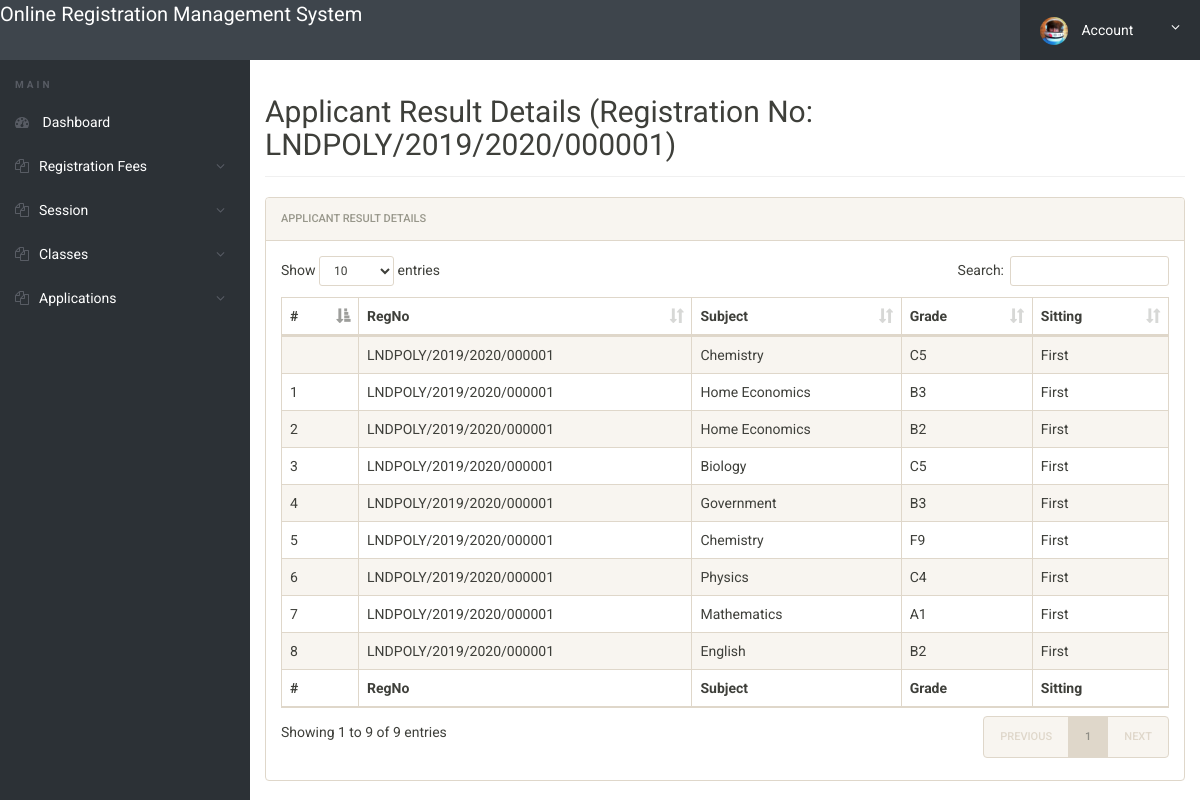
The page /admin/result-details.php?regNo=LNDPOLY/2019/2020/000001&sitting=First (signed in) on the database its author committed.
### tables this page shows
CREATE TABLE `tblresultdetails` (
  `Id` int(10) NOT NULL,
  `regNo` varchar(255) NOT NULL,
  `subject` varchar(255) NOT NULL,
  `grade` varchar(255) NOT NULL,
  `sitting` varchar(10) NOT NULL
);

### admin/result-details.php (the view, shortened to what this page needs)
<?php
include('includes/config.php');
if(strlen($_SESSION['alogin'])==0)
	{
header('location:index.php');
}
else{
if(isset($_GET['regNo']) && isset($_GET['sitting']))
{
    $regNo=$_GET['regNo'];
    $sitting=$_GET['sitting'];
}
 ?>
<!doctype html>
<html lang="en" class="no-js">
<head>
	<link rel="stylesheet" href="css/font-awesome.min.css">
	<link rel="stylesheet" href="css/bootstrap.min.css">
	<link rel="stylesheet" href="css/dataTables.bootstrap.min.css">
	<link rel="stylesheet" href="css/bootstrap-social.css">
	<link rel="stylesheet" href="css/bootstrap-select.css">
	<link rel="stylesheet" href="css/fileinput.min.css">
	<link rel="stylesheet" href="css/awesome-bootstrap-checkbox.css">
	<link rel="stylesheet" href="css/style.css">
</head>
<body>
	<?php include('includes/header.php');?>
	<div class="ts-main-content">
		<?php include('includes/leftbar.php');?>
		<div class="content-wrapper">
			<div class="container-fluid">
				<div class="row">
					<div class="col-md-12">
						<h2 class="page-title">Applicant Result Details (Registration No: <?php echo $regNo;?>)</h2>
						<div class="panel panel-default">
							<div class="panel-heading">Applicant Result Details</div>
							<div class="panel-body">
								<table id="zctb" class="display table table-striped table-bordered table-hover" cellspacing="0" width="100%">
									<thead>
										<tr>
                                            <th>#</th>
                                            <th>RegNo</th>
                                            <th>Subject</th>
											<th>Grade</th>
											<th>Sitting</th>
										</tr>
									</thead>
									<tfoot>
										<tr>
                                   <th>#</th>
                                            <th>RegNo</th>
                                            <th>Subject</th>
											<th>Grade</th>
											<th>Sitting</th>
										</tr>
									</tfoot>
									<tbody>
                                    <?php
$ret=mysqli_query($con,"SELECT * from tblresultdetails where regNo = '$regNo' and sitting='$sitting'");
if(mysqli_num_rows($ret) > 0 )
{
while ($row=mysqli_fetch_array($ret))
{
	?>
								<tr>
                                            <td><?php echo htmlentities($cnt);?></td>
											<td><?php echo htmlentities($row['regNo']);?></td>
											<td><?php echo htmlentities($row['subject']);?></td>
											<td><?php echo htmlentities($row['grade']);?></td>
											<td><?php echo htmlentities($row['sitting']);?></td>
										</tr>
                                        	<?php $cnt=$cnt+1; }} ?>
									</tbody>
								</table>
							</div>
						</div>
				</div>
			</div>
		</div>
	</div>
</body>
</html>
<?php } ?>

### admin/css/style.css (style rules this page uses)
html { font-size: 14px; }
@media only screen and (min-width: 480px) { html { font-size: 17px; } }
@media only screen and (min-width: 768px) { html { font-size: 14px; } }
body { font-size: 1em; }
.panel { overflow: hidden; }
.page-title { padding-bottom: 15px; margin-bottom: 20px; border-bottom: 1px solid #f0f0f0; }
.ts-main-content .content-wrapper { padding-top: 15px; margin-top: 60px; }
@media only screen and (min-width: 992px) { .ts-main-content .content-wrapper { margin-left: 250px; } }

### rows shown on the page
tblresultdetails: regNo "LNDPOLY/2019/2020/000001", subject "Chemistry", grade "C5", sitting "First"
tblresultdetails: regNo "LNDPOLY/2019/2020/000001", subject "Home Economics", grade "B3", sitting "First"
tblresultdetails: regNo "LNDPOLY/2019/2020/000001", subject "Home Economics", grade "B2", sitting "First"
tblresultdetails: regNo "LNDPOLY/2019/2020/000001", subject "Biology", grade "C5", sitting "First"
tblresultdetails: regNo "LNDPOLY/2019/2020/000001", subject "Government", grade "B3", sitting "First"
tblresultdetails: regNo "LNDPOLY/2019/2020/000001", subject "Chemistry", grade "F9", sitting "First"
tblresultdetails: regNo "LNDPOLY/2019/2020/000001", subject "Physics", grade "C4", sitting "First"
tblresultdetails: regNo "LNDPOLY/2019/2020/000001", subject "Mathematics", grade "A1", sitting "First"
tblresultdetails: regNo "LNDPOLY/2019/2020/000001", subject "English", grade "B2", sitting "First"

### other values the page prints
$regNo "LNDPOLY/2019/2020/000001"
